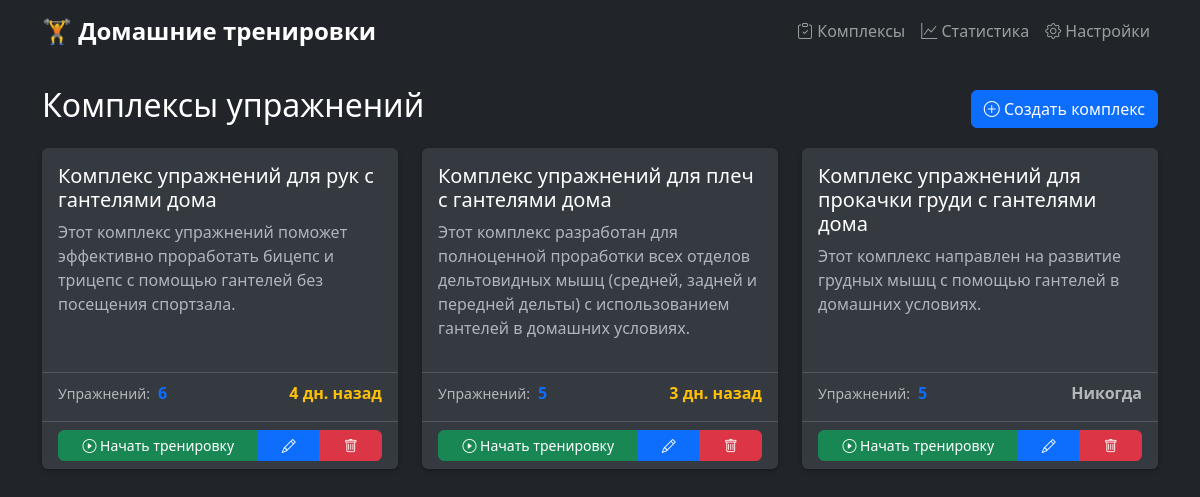
Page /workout-sets on the committed database.
### tables this page shows
CREATE TABLE workout_sets (
            code TEXT PRIMARY KEY,
            name TEXT NOT NULL,
            description TEXT,
            created_at TIMESTAMP NOT NULL DEFAULT CURRENT_TIMESTAMP,
            updated_at TIMESTAMP NOT NULL DEFAULT CURRENT_TIMESTAMP
        );

### app.py (the view)
@app.route('/workout-sets')
def workout_sets_list():
    workout_sets = WorkoutSetModel.get_all()
    for workout_set in workout_sets:
        exercises = ExerciseModel.get_by_workoutset(workout_set['code'])
        workout_set['exercise_count'] = len(exercises)
        total_rounds = sum(ex['round_count'] for ex in exercises)
        total_rest_time = sum(ex['rest_seconds'] * (ex['round_count'] - 1) for ex in exercises)
        estimated_duration = round((total_rest_time + total_rounds * 30) / 60)  # примерно 30 сек на подход
        workout_set['total_rounds'] = total_rounds
        workout_set['estimated_duration'] = estimated_duration
        last_workout = WorkoutLogModel.get_last_workout_for_set(workout_set['code'])
        if last_workout:
            from datetime import datetime, timezone, date
            try:
                last_date = datetime.fromisoformat(last_workout['date'].replace('Z', '+00:00'))
                if last_date.tzinfo is not None:
                    last_date = last_date.astimezone()
                last_date_only = last_date.date()
                today = date.today()
                days_ago = (today - last_date_only).days
                workout_set['last_workout_days_ago'] = days_ago
                workout_set['last_workout_date'] = last_workout['date']
            except Exception as e:
                print(f"Ошибка при обработке даты тренировки: {e}")
                workout_set['last_workout_days_ago'] = None
                workout_set['last_workout_date'] = None
        else:
            workout_set['last_workout_days_ago'] = None
            workout_set['last_workout_date'] = None
    return render_template('workout_sets/list.html', workout_sets=workout_sets)

### models.py (called while the page is built)
def get_db_path() -> str:
    return os.path.join(os.path.dirname(__file__), 'workout_app.db')

@contextmanager
def get_db_connection():
    conn = sqlite3.connect(get_db_path())
    conn.row_factory = sqlite3.Row  # Возвращать результаты как dict
    conn.execute('PRAGMA foreign_keys = ON')
    try:
        yield conn
    finally:
        conn.close()

    @staticmethod
    def get_all() -> List[Dict[str, Any]]:
        with get_db_connection() as conn:
            cursor = conn.cursor()
            cursor.execute('''
                SELECT code, name, description, created_at, updated_at
                FROM workout_sets
                ORDER BY created_at DESC
            ''')
            return [dict(row) for row in cursor.fetchall()]

    @staticmethod
    def get_last_workout_for_set(workoutset_code: str) -> Optional[Dict[str, Any]]:
        with get_db_connection() as conn:
            cursor = conn.cursor()
            cursor.execute('''
                SELECT code, date, workoutset_code, duration_seconds, completed_exercises
                FROM workout_logs
                WHERE workoutset_code = ?
                ORDER BY date DESC
                LIMIT 1
            ''', (workoutset_code,))
            row = cursor.fetchone()
            if row:
                log = dict(row)
                try:
                    log['completed_exercises'] = json.loads(log['completed_exercises']) if log['completed_exercises'] else []
                except (json.JSONDecodeError, TypeError):
                    log['completed_exercises'] = []
                return log
            return None

### templates/workout_sets/list.html (shortened to what this page needs)
{% extends "base.html" %}
{% block content %}
<div class="row">
    <div class="col-12">
        <div class="d-flex justify-content-between align-items-center mb-3">
            <h2>Комплексы упражнений</h2>
            <a href="{{ url_for('workout_sets_new') }}" class="btn btn-primary">
                <i class="bi bi-plus-circle"></i> Создать комплекс
            </a>
        </div>
        {% if workout_sets %}
            <div class="row">
                {% for workout_set in workout_sets %}
                    <div class="col-md-6 col-lg-4 mb-3">
                        <div class="card h-100" data-workout-code="{{ workout_set.code }}">
                            <div class="card-body">
                                <h5 class="card-title">{{ workout_set.name }}</h5>
                                {% if workout_set.description %}
                                    <p class="card-text">{{ workout_set.description }}</p>
                                {% endif %}
                            </div>
                            <div class="card-footer bg-transparent">
                                <div class="d-flex justify-content-between align-items-center mb-2">
                                    <div class="d-flex align-items-center me-4">
                                        <small class="text-muted me-2">Упражнений:</small>
                                        <span class="fw-bold text-primary">{{ workout_set.exercise_count }}</span>
                                    </div>
                                    <div class="d-flex align-items-center">
                                        {% if workout_set.last_workout_days_ago is not none %}
                                            {% if workout_set.last_workout_days_ago <= 2 %}
                                                {% if workout_set.last_workout_days_ago == 0 %}
                                                    <span class="fw-bold text-success">Сегодня</span>
                                                {% elif workout_set.last_workout_days_ago == 1 %}
                                                    <span class="fw-bold text-success">Вчера</span>
                                                {% else %}
                                                    <span class="fw-bold text-success">{{ workout_set.last_workout_days_ago }} дн. назад</span>
                                                {% endif %}
                                            {% elif workout_set.last_workout_days_ago <= 7 %}
                                                <span class="fw-bold text-warning">{{ workout_set.last_workout_days_ago }} дн. назад</span>
                                            {% else %}
                                                <span class="fw-bold text-danger">{{ workout_set.last_workout_days_ago }} дн. назад</span>
                                            {% endif %}
                                        {% else %}
                                            <span class="fw-bold text-muted">Никогда</span>
                                        {% endif %}
                                    </div>
                                </div>
                            </div>
                            <div class="card-footer bg-transparent">
                                <div class="btn-group w-100" role="group">
                                    <a href="{{ url_for('workout_start', code=workout_set.code) }}"
                                       class="btn btn-success btn-sm start-workout-btn">
                                        <i class="bi bi-play-circle"></i>
                                        <span class="btn-text">Начать тренировку</span>
                                    </a>
                                    <a href="{{ url_for('workout_sets_edit', code=workout_set.code) }}"
                                       class="btn btn-primary btn-sm">
                                        <i class="bi bi-pencil"></i>
                                    </a>
                                    <a href="#"
                                       class="btn btn-danger btn-sm"
                                       data-bs-toggle="modal"
                                       data-bs-target="#deleteModal"
                                       data-code="{{ workout_set.code }}"
                                       data-name="{{ workout_set.name }}">
                                        <i class="bi bi-trash"></i>
                                    </a>
                                </div>
                            </div>
                        </div>
                    </div>
                {% endfor %}
            </div>
        {% endif %}
    </div>
</div>
{% endblock %}

### static/css/style.css (style rules this page uses)
body { background-color: #212529; color: #ffffff; font-family: 'Segoe UI', Tahoma, Geneva, Verdana, sans-serif; }
.card { border: none; background-color: #343a40; box-shadow: 0 2px 4px rgba(0,0,0,0.3); transition: transform 0.2s ease-in-out, box-shadow 0.2s ease-in-out; }
.card-body { color: #ffffff; }
.card-title { color: #ffffff; }
.card-text { color: #adb5bd; }
.btn { border-radius: 6px; font-weight: 500; }
.btn-group .btn { border-radius: 0; }
.btn-group .btn:first-child { border-top-left-radius: 6px; border-bottom-left-radius: 6px; }
.btn-group .btn:last-child { border-top-right-radius: 6px; border-bottom-right-radius: 6px; }

### rows in the picture
workout_sets: name "Комплекс упражнений для рук с гантелями дома", description "Этот комплекс упражнений поможет эффективно проработать бицепс и трицепс с помощью гантелей без посещения спортзала."
workout_sets: name "Комплекс упражнений для плеч с гантелями дома", description "Этот комплекс разработан для полноценной проработки всех отделов дельтовидных мышц (средней, задней и передней дельты) с использованием гантелей в домашних условиях."
workout_sets: name "Комплекс упражнений для прокачки груди с гантелями дома", description "Этот комплекс направлен на развитие грудных мышц с помощью гантелей в домашних условиях.", exercise_count "5", shows "Никогда"

### other values in the picture
{{ workout_set.exercise_count }} "6" "5"
{{ workout_set.last_workout_days_ago }} "4" "3"
